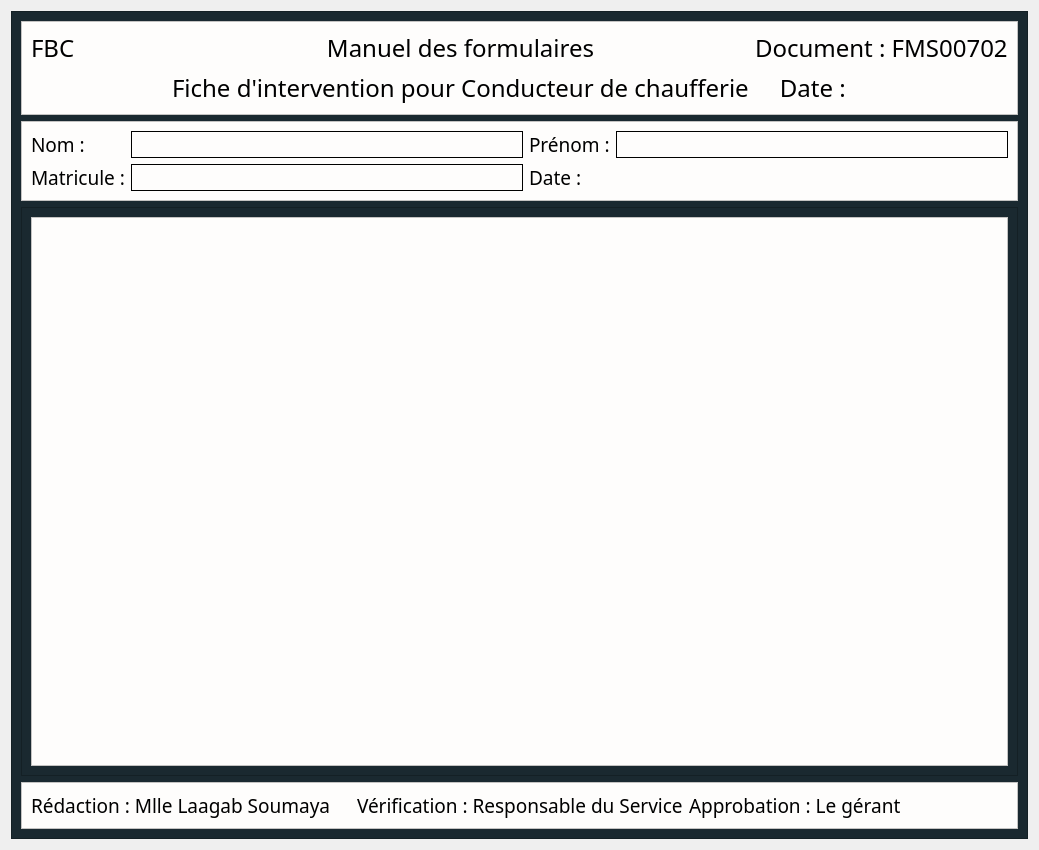
<?xml version="1.0" encoding="UTF-8"?>
<ui version="4.0">
 <class>Dialog</class>
 <widget class="QDialog" name="Dialog">
  <property name="geometry">
   <rect>
    <x>0</x>
    <y>0</y>
    <width>1039</width>
    <height>850</height>
   </rect>
  </property>
  <property name="windowTitle">
   <string>Dialog</string>
  </property>
  <layout class="QVBoxLayout" name="verticalLayout">
   <item>
    <widget class="QFrame" name="frame">
     <property name="styleSheet">
      <string notr="true">background-color: #1A2930;</string>
     </property>
     <property name="frameShape">
      <enum>QFrame::StyledPanel</enum>
     </property>
     <property name="frameShadow">
      <enum>QFrame::Raised</enum>
     </property>
     <layout class="QVBoxLayout" name="verticalLayout_2" stretch="0,0,1,0">
      <item>
       <widget class="QFrame" name="frame_5">
        <property name="styleSheet">
         <string notr="true">background-color : #FEFDFC;</string>
        </property>
        <property name="frameShape">
         <enum>QFrame::StyledPanel</enum>
        </property>
        <property name="frameShadow">
         <enum>QFrame::Raised</enum>
        </property>
        <layout class="QGridLayout" name="gridLayout">
         <item row="0" column="1">
          <widget class="QLabel" name="label_2">
           <property name="font">
            <font>
             <family>Modern No. 20</family>
             <pointsize>18</pointsize>
            </font>
           </property>
           <property name="text">
            <string>Manuel des formulaires</string>
           </property>
           <property name="alignment">
            <set>Qt::AlignCenter</set>
           </property>
          </widget>
         </item>
         <item row="0" column="0">
          <widget class="QLabel" name="label">
           <property name="font">
            <font>
             <family>Modern No. 20</family>
             <pointsize>18</pointsize>
            </font>
           </property>
           <property name="text">
            <string>FBC</string>
           </property>
          </widget>
         </item>
         <item row="0" column="2">
          <widget class="QLabel" name="label_3">
           <property name="font">
            <font>
             <family>Modern No. 20</family>
             <pointsize>18</pointsize>
            </font>
           </property>
           <property name="text">
            <string>Document : FMS00702</string>
           </property>
          </widget>
         </item>
         <item row="1" column="1">
          <widget class="QLabel" name="label_4">
           <property name="font">
            <font>
             <family>Modern No. 20</family>
             <pointsize>18</pointsize>
            </font>
           </property>
           <property name="text">
            <string>Fiche d'intervention pour Conducteur de chaufferie</string>
           </property>
          </widget>
         </item>
         <item row="1" column="2">
          <widget class="QLabel" name="label_5">
           <property name="font">
            <font>
             <family>Modern No. 20</family>
             <pointsize>18</pointsize>
            </font>
           </property>
           <property name="text">
            <string>    Date :</string>
           </property>
          </widget>
         </item>
        </layout>
       </widget>
      </item>
      <item>
       <widget class="QFrame" name="frame_4">
        <property name="styleSheet">
         <string notr="true">background-color : #FEFDFC;</string>
        </property>
        <property name="frameShape">
         <enum>QFrame::StyledPanel</enum>
        </property>
        <property name="frameShadow">
         <enum>QFrame::Raised</enum>
        </property>
        <layout class="QGridLayout" name="gridLayout_2">
         <item row="0" column="2">
          <widget class="QLabel" name="label_8">
           <property name="font">
            <font>
             <family>Modern No. 20</family>
             <pointsize>14</pointsize>
            </font>
           </property>
           <property name="text">
            <string>Prénom :</string>
           </property>
          </widget>
         </item>
         <item row="1" column="1">
          <widget class="QLineEdit" name="lineEdit_2">
           <property name="font">
            <font>
             <pointsize>11</pointsize>
             <weight>75</weight>
             <bold>true</bold>
            </font>
           </property>
           <property name="styleSheet">
            <string notr="true">border: 1px solid back;height:25px;</string>
           </property>
          </widget>
         </item>
         <item row="0" column="0">
          <widget class="QLabel" name="label_6">
           <property name="font">
            <font>
             <family>Modern No. 20</family>
             <pointsize>14</pointsize>
            </font>
           </property>
           <property name="text">
            <string>Nom :</string>
           </property>
          </widget>
         </item>
         <item row="0" column="1">
          <widget class="QLineEdit" name="lineEdit">
           <property name="font">
            <font>
             <pointsize>11</pointsize>
             <weight>75</weight>
             <bold>true</bold>
            </font>
           </property>
           <property name="styleSheet">
            <string notr="true">border: 1px solid back;
height:25px;</string>
           </property>
          </widget>
         </item>
         <item row="1" column="0">
          <widget class="QLabel" name="label_7">
           <property name="font">
            <font>
             <family>Modern No. 20</family>
             <pointsize>14</pointsize>
            </font>
           </property>
           <property name="text">
            <string>Matricule :</string>
           </property>
          </widget>
         </item>
         <item row="0" column="3">
          <widget class="QLineEdit" name="lineEdit_3">
           <property name="font">
            <font>
             <pointsize>11</pointsize>
             <weight>75</weight>
             <bold>true</bold>
            </font>
           </property>
           <property name="styleSheet">
            <string notr="true">border: 1px solid back;height:25px;</string>
           </property>
          </widget>
         </item>
         <item row="1" column="2">
          <widget class="QLabel" name="label_9">
           <property name="font">
            <font>
             <family>Modern No. 20</family>
             <pointsize>14</pointsize>
            </font>
           </property>
           <property name="text">
            <string>Date : </string>
           </property>
          </widget>
         </item>
        </layout>
       </widget>
      </item>
      <item>
       <widget class="QFrame" name="frame_3">
        <property name="frameShape">
         <enum>QFrame::StyledPanel</enum>
        </property>
        <property name="frameShadow">
         <enum>QFrame::Raised</enum>
        </property>
        <layout class="QVBoxLayout" name="verticalLayout_3">
         <item>
          <widget class="QTableView" name="tableView">
           <property name="styleSheet">
            <string notr="true">background-color : #FEFDFC;</string>
           </property>
          </widget>
         </item>
        </layout>
       </widget>
      </item>
      <item>
       <widget class="QFrame" name="frame_2">
        <property name="styleSheet">
         <string notr="true">background-color : #FEFDFC;</string>
        </property>
        <property name="frameShape">
         <enum>QFrame::StyledPanel</enum>
        </property>
        <property name="frameShadow">
         <enum>QFrame::Raised</enum>
        </property>
        <layout class="QHBoxLayout" name="horizontalLayout">
         <item>
          <widget class="QLabel" name="label_10">
           <property name="font">
            <font>
             <family>Modern No. 20</family>
             <pointsize>14</pointsize>
            </font>
           </property>
           <property name="text">
            <string>Rédaction : Mlle Laagab Soumaya</string>
           </property>
          </widget>
         </item>
         <item>
          <widget class="QLabel" name="label_11">
           <property name="font">
            <font>
             <family>Modern No. 20</family>
             <pointsize>14</pointsize>
            </font>
           </property>
           <property name="text">
            <string>Vérification : Responsable du Service</string>
           </property>
          </widget>
         </item>
         <item>
          <widget class="QLabel" name="label_12">
           <property name="font">
            <font>
             <family>Modern No. 20</family>
             <pointsize>14</pointsize>
            </font>
           </property>
           <property name="text">
            <string>Approbation : Le gérant</string>
           </property>
          </widget>
         </item>
        </layout>
       </widget>
      </item>
     </layout>
    </widget>
   </item>
  </layout>
 </widget>
 <resources/>
 <connections/>
</ui>
